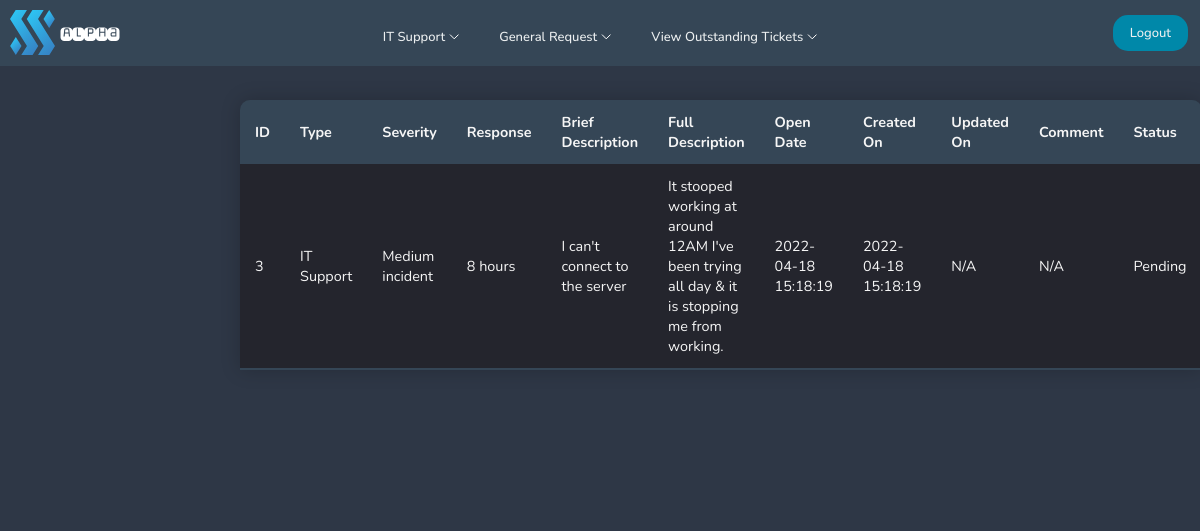
/pages/user-select-it-ticket.php?id=1, run on the app's committed database.
### tables this page shows
CREATE TABLE "itticket" (
	"id"	INTEGER,
	"user"	INTEGER,
	"type"	TEXT,
	"severity"	TEXT,
	"brief"	INTEGER,
	"full"	TEXT,
	"createdon"	TEXT,
	"status"	TEXT,
	"comment"	TEXT,
	"updatedon"	TEXT,
	PRIMARY KEY("id"),
	FOREIGN KEY("severity") REFERENCES "itsupportservices"("id")
);

CREATE TABLE "itsupportservices" (
	"id"	INTEGER,
	"severity"	TEXT,
	"response"	TEXT,
	"recovery"	TEXT,
	PRIMARY KEY("id")
);

### pages/user-select-it-ticket.php (the view, shortened to what this page needs)
<!DOCTYPE html>
<html lang="en">
<head>
    <?php include'../navigation/userdashnavbar.php';
    require ('../config/dbcon.php'); ?>
    <link rel="stylesheet" href="../navigation/userdashnavbar.css">
    <link rel="stylesheet" href="../css/admintickettable.css">
    <link rel="stylesheet" href="../css/user-select-button.css">
</head>
<body bgcolor="#2E3746">
    <?php
    if(isset($_GET['id'])) {
        $id = $_GET['id'];
    };
    $query = "SELECT * FROM itticket
              left join itsupportservices
              on itticket.severity = itsupportservices.id
              where itticket.id = $id";
    $statement = $conn->prepare($query);
    $statement->execute();
    $statement->setFetchMode(PDO::FETCH_OBJ);
    $result = $statement->fetchAll();
    ?>
    <table class="ticket-table">
        <thead>
        <tr>
            <th>ID</th>
            <th>Type</th>
            <th>Severity</th>
            <th>Response</th>
            <th>Brief Description</th>
            <th>Full Description</th>
            <th>Open Date</th>
            <th>Created On</th>
            <th>Updated On</th>
            <th>Comment</th>
            <th>Status</th>
        </tr>
        </thead>
        <?php foreach($result as $data) { ?>
            <tr>
                <td><?= $data->id; ?> </td>
                <td><?= $data->type; ?> </td>
                <td><?= $data->severity; ?> </td>
                <td><?= $data->response; ?> </td>
                <td><?= $data->brief; ?> </td>
                <td><?= $data->full; ?> </td>
                <td><?= $data->createdon ?> </td>
                <td><?= $data->createdon; ?> </td>
                <td><?= $data->updatedon; ?> </td>
                <td><?= $data->comment; ?> </td>
                <td><?= $data->status; ?> </td>
            </tr>
            <?php
        }
        ?>
    </table>
</body>
</html>

### navigation/userdashnavbar.css (style rules this page uses)
* { box-sizing: border-box; margin: 0; padding: 0; }

### css/admintickettable.css (style rules this page uses)
* { box-sizing: border-box; font-family: "Nunito", sans-serif; }
.ticket-table { table-layout: fixed; margin-top: 100px; margin-left: 20%; margin-right: auto; margin-bottom: 0px; font-size: 0.9em; min-width: 70%; max-width: 70%; border-collapse: collapse; border-radius: 10px 10px 0 0; box-shadow: 0 0 20px rgba(0, 0 ,0, 0.20); overflow: hidden; }
.ticket-table thead tr { background-color: #354656; color: whitesmoke; text-align: left; font-weight: bold; }
.ticket-table th, .ticket-table td { max-width:180px; word-wrap:break-word; padding: 12px 15px; }
.ticket-table tbody tr { border-bottom: 1px solid #354656; color: whitesmoke; }
.ticket-table tbody tr:nth-of-type(odd) { background-color: #24252d; }
.ticket-table tbody tr:last-of-type { border-bottom: 2px solid #354656; }

### data on the page
itticket: severity "3", type "IT Support", severity.severity "Medium incident", severity.response "8 hours", brief "I can't connect to the server", full "It stooped working at around 12AM I've been trying all day & it is stopping me from working.", createdon "2022-04-18 15:18:19", updatedon "N/A", comment "N/A", status "Pending"
